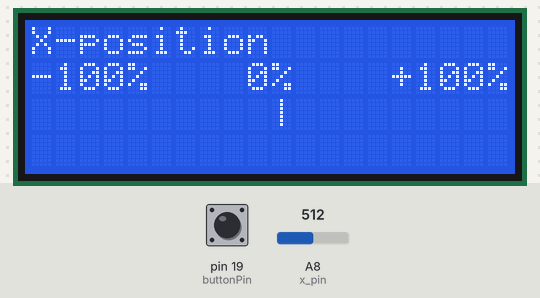
The sketch below on a simulated Arduino Mega 2560, built with avr-gcc and run on an emulated ATmega2560. Parts: 20×4 character LCD. The inputs (shaded band) are chosen by the test bench; at power-on: A8 (x_pin) = 512, pin 19 (buttonPin) HIGH. What the sketch prints to the serial monitor is not drawn.

Above: at 1.2 s.
1.3 s: A8 (x_pin) set to 716
4.2 s: A8 (x_pin) set to 900
6.4 s: A8 (x_pin) set to 511
Timing chart, 0 to 8.9 s (numbered marks = the images above; inputs shaded):
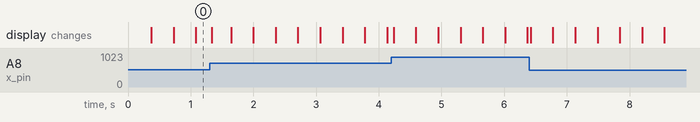

The sketch:

ex2_joystick_cursor_position.ino
```cpp
/*
  reference: https://learn.sparkfun.com/tutorials/thumb-joystick-hookup-guide/all

*/

// include the library code:
#include <LiquidCrystal.h>
//#include <math.h>

// initialize the library by associating any needed LCD interface pin
// with the arduino pin number it is connected to
const int rs = 37, en = 36, d4 = 35, d5 = 34, d6 = 33, d7 = 32;
LiquidCrystal lcd(rs, en, d4, d5, d6, d7);

// constants won't change. They're used here to set pin numbers:
volatile int buttonPin = 19;     // the number of the pushbutton pin
const int x_pin = A8;
int x_value = 0;
int cursorplace = 10;

void setup() {
  // set up the LCD's number of columns and rows:
  lcd.begin(20, 4);

  lcd.setCursor(0, 0);
  lcd.print("X-position");
  lcd.setCursor(0, 1);
  //         01234567890123456789
  lcd.print("-100%    0%    +100%");

  Serial.begin(9600);

  // With a function called attachInterrupt(), we can execute an ISR
  // when the state of the Arduino io-pin changes.
  // Attach an interrupt to the ISR vector // Pin 19, Routine:button_pressed_ISR, FALLING Edge
  attachInterrupt(digitalPinToInterrupt(buttonPin), button_pressed_ISR, FALLING);
}

void loop() {
  x_value = analogRead(x_pin);
  cursorplace = x_value / 1023.0 * 20 - 1 == -1 ? 0 : x_value / 1023.0 * 20 ;
  Serial.println(cursorplace);// to check is range from 0 to 19
  lcd.setCursor(cursorplace, 2);
  lcd.print("|");
  delay(50);
  lcd.setCursor(cursorplace, 2);
  lcd.print(" ");
}

void button_pressed_ISR() {
  // print "pressed" on serial monitor:
  Serial.println("pressed");

//  // print "button pressed" on LCD
//  lcd.setCursor(0, 3);
//  lcd.print("buttton pressed");
//  delay(800);
//  lcd.setCursor(0, 3);
//  lcd.print("               ");
}
```
